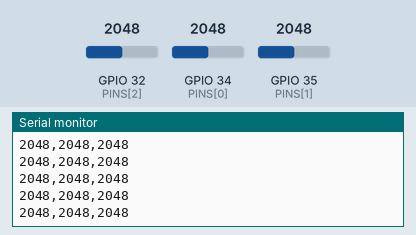
A sketch run on a simulated ESP32. Shown: the last lines printed to the serial monitor. The inputs (shaded band) are chosen by the test bench; at power-on: GPIO 32 (PINS[2]) = 2048, GPIO 34 (PINS[0]) = 2048, GPIO 35 (PINS[1]) = 2048.

Above: at 1.2 s.
1.3 s: GPIO 32 (PINS[2]) set to 2866
At 2.0 s:
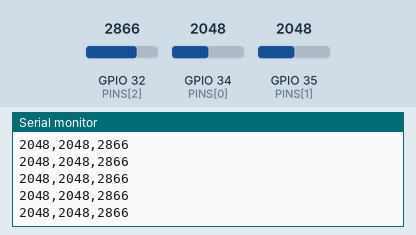
4.3 s: GPIO 34 (PINS[0]) set to 2866
At 4.9 s:
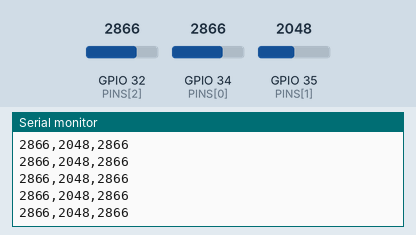
7.3 s: GPIO 35 (PINS[1]) set to 2866
At 8.2 s:
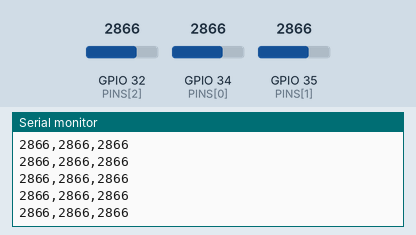
8.8 s: GPIO 32 (PINS[2]) set to 3603
At 9.4 s:
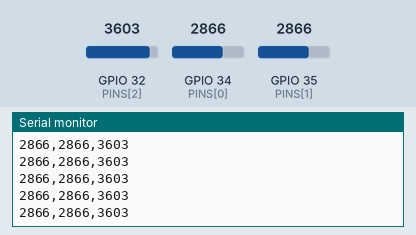
10.3 s: GPIO 34 (PINS[0]) set to 3603
At 11.2 s:
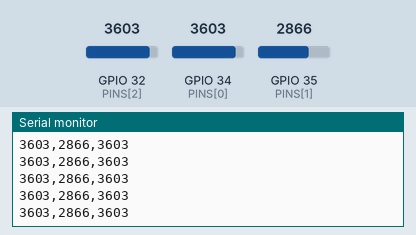
11.8 s: GPIO 35 (PINS[1]) set to 3603
At 12.3 s:
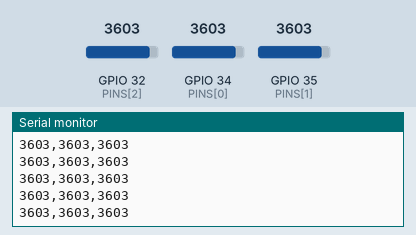
Timing chart, 0 to 14.3 s (numbered marks = the images above; inputs shaded):
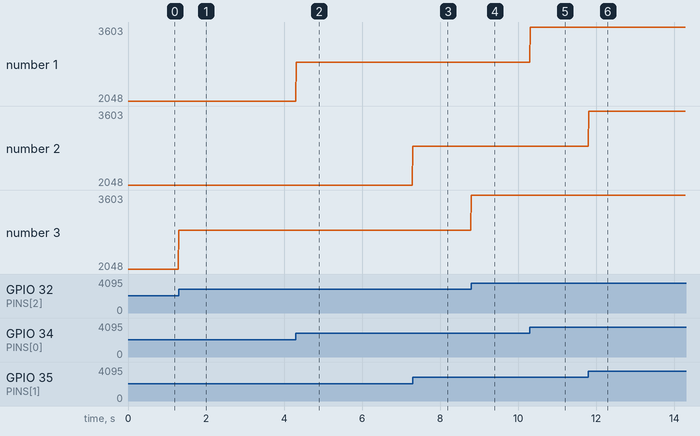

Measured:
- after the input at 1.3 s, the serial monitor: prints a new line at once (image 1)
- after the input at 4.3 s, the serial monitor: prints a new line at once (image 2)
- after the input at 7.3 s, the serial monitor: prints a new line at once (image 3)
- after the input at 8.8 s, the serial monitor: prints a new line at once (image 4)
- after the input at 10.3 s, the serial monitor: prints a new line at once (image 5)
- after the input at 11.8 s, the serial monitor: prints a new line at once (image 6)
- plotted number 3: 2866 → 3603 after the input at 7.3 s

The sketch:

analogRead.ino
```cpp
// Simply put the pins to be read in the array
const int PINS[] = {34,35,32};
const int num_pins = sizeof(PINS) / sizeof(PINS[0]);

void setup() {
  // Set all pins in PINS[] to be inputs
  for(int i = 0; i < num_pins; i++) {
    pinMode(PINS[i],INPUT);
  }
  Serial.begin(9600);
}

void loop() {
  // Print the direct ADC reading from each pin
  for(int i = 0; i < num_pins-1; i++) {
    Serial.print(analogRead(PINS[i]));
    Serial.print(",");
  }
  Serial.println(analogRead(PINS[num_pins-1]));
}
```
